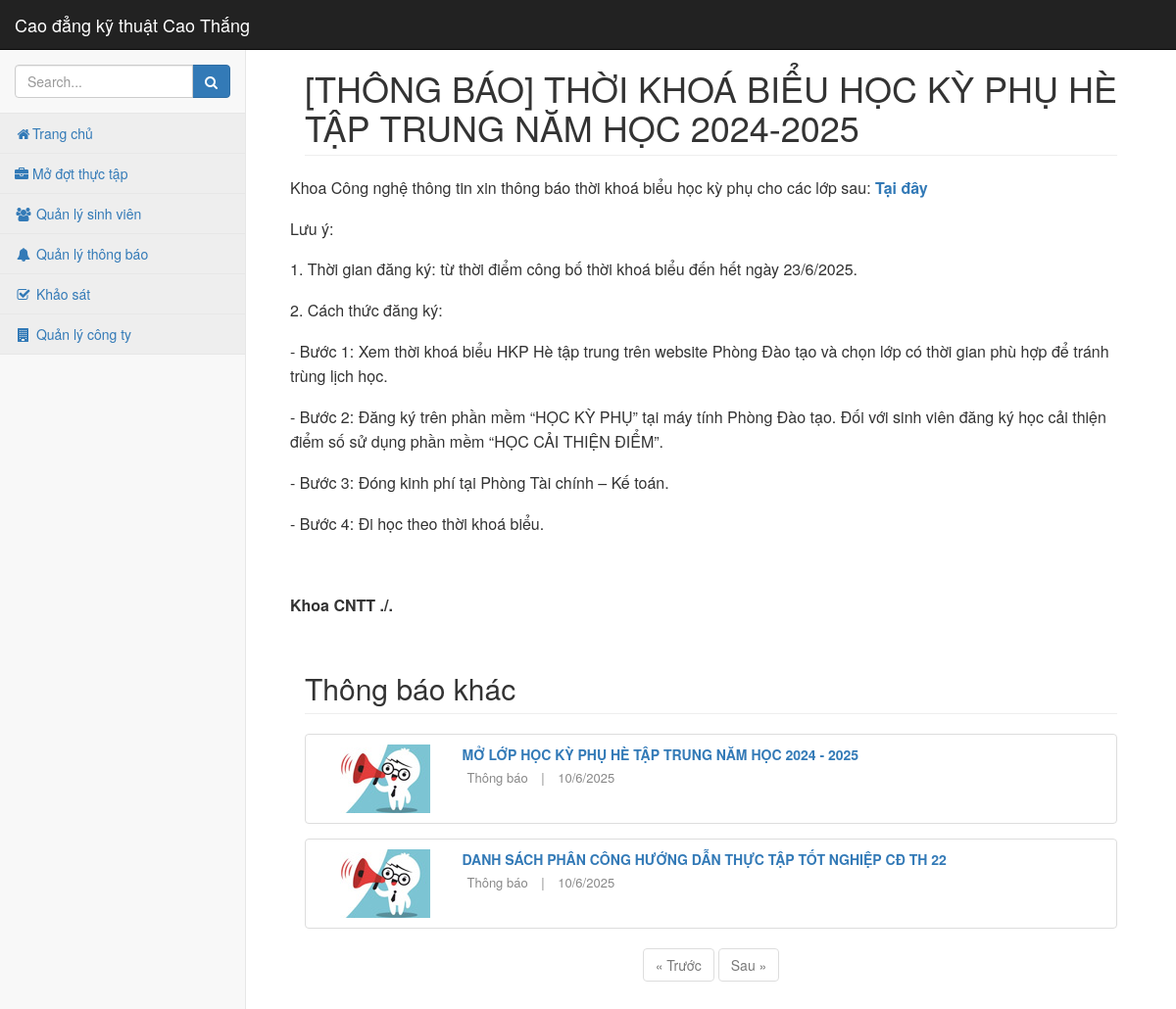
/pages/canbo/chitietthongbao?id=9, run on the app's committed database.
### tables this page shows
CREATE TABLE ThongBao (
    ID INT AUTO_INCREMENT PRIMARY KEY,
    TieuDe NVARCHAR(250),
    NoiDung TEXT,
    NgayDang DATETIME,
    ID_TaiKhoan VARCHAR(5),
    TrangThai TINYINT,
    FOREIGN KEY (ID_TaiKhoan) REFERENCES TaiKhoan(ID_TaiKhoan)
);

### pages/canbo/chitietthongbao.php (the view, shortened to what this page needs)
<?php
require_once $_SERVER['DOCUMENT_ROOT'] . "/datn/template/config.php";
$id = intval($_GET['id']);
$stmt = $conn->prepare("SELECT ID, TIEUDE, NOIDUNG ,ID_TAIKHOAN,NGAYDANG,TRANGTHAI FROM THONGBAO WHERE ID = ?");
$stmt->execute([$id]);
$thongbao = $stmt->fetch(PDO::FETCH_ASSOC);
?>
<!DOCTYPE html>
<html lang="vi">
<head>
  <?php require_once $_SERVER['DOCUMENT_ROOT'] . "/datn/template/head.php"; ?>
</head>
<body>
  <div id="wrapper">
    <?php require_once $_SERVER['DOCUMENT_ROOT'] . "/datn/template/slidebar_CanBo.php"; ?>
    <div id="page-wrapper">
      <div class="container-fluid">
        <div class="row">
          <div class="col-lg-12">
            <h1 class="page-header">[THÔNG BÁO] <?= htmlspecialchars($thongbao['TIEUDE']) ?></h1>
          </div>
        </div>
        <div class="news-content mb-4">
          <?= $thongbao['NOIDUNG'] ?>
        </div>
        <div class="row mt-5">
          <div class="col-lg-12">
            <h2 class="page-header">Thông báo khác</h2>
          </div>
        </div>
        <div class="row Notification">
          <div class="container mt-4">
            <div id="notification-list">
            </div>
            <div class="text-center" style="margin-top: 20px;">
              <button id="prevBtn" class="btn btn-default">&laquo; Trước</button>
              <button id="nextBtn" class="btn btn-default">Sau &raquo;</button>
            </div>
          </div>
        </div>
      </div>
    </div>
  </div>
</body>
</html>

### index.php (shortened to what this page needs)
<?php
$area = ["admin", "api"];
$URL = parse_url($_SERVER['REQUEST_URI'], PHP_URL_PATH);
$splitURL = explode('/', trim($URL, '/'));
if (in_array($splitURL[1], $area)) {
    if ($splitURL[1] == 'admin') {
        $_SESSION['login'] = 'test';
        require_once 'admin/index.php';
    }
    exit;
} else if ($splitURL[1] == 'pages') {
    $tempath = '';
    if ($splitURL[2] == 'canbo') {
        $tempath = 'canbo/';
    } else if ($splitURL[2] == 'giaovien') {
        $tempath = 'giaovien/';
    } else if ($splitURL[2] == 'sinhvien') {
        $tempath = 'sinhvien/';
    } else if ($splitURL[2] == 'chung') {
        $tempath = 'chung/';
    }
    if (empty($tempath)) {
        $path = 'pages/' . $tempath . $splitURL[2] . '.php';
    } else {
        $path = 'pages/' . $tempath . $splitURL[3];
        if (!str_ends_with($path, '.php')) {
            $path .= '.php';
        }
    }
    if (file_exists($path)) {
        require_once($path);
    } else {
        require_once('404.php');
    }
} else {
    require_once('404.php');
}

### template/head.php (shortened to what this page needs)
<link href="access/css/bootstrap.min.css" rel="stylesheet">
<link href="access/css/startmin.css" rel="stylesheet">
<link href="access/css/font-awesome.min.css" rel="stylesheet">
<link href="access/css/dataTables/dataTables.bootstrap.css" rel="stylesheet">
<link rel="stylesheet" href="https://cdn.datatables.net/1.13.6/css/jquery.dataTables.min.css">

### template/slidebar_CanBo.php
<nav class="navbar navbar-inverse navbar-fixed-top" role="navigation">
            <div class="navbar-header">
                <a class="navbar-brand" href="index.html">Cao đẳng kỹ thuật Cao Thắng</a>
            </div>
            <aside class="sidebar navbar-default" role="navigation">
                <div class="sidebar-nav navbar-collapse">
                    <ul class="nav" id="side-menu">
                        <li class="sidebar-search">
                            <div class="input-group custom-search-form">
                                <input type="text" class="form-control" placeholder="Search...">
                                <span class="input-group-btn">
                                    <button class="btn btn-primary" type="button">
                                        <i class="fa fa-search"></i>
                                    </button>
                                </span>
                            </div>
                        </li>
                        <li>
                            <a href="pages/canbo/trangchu" class="active"><i class="fa fa-home fa-fw"></i>Trang chủ</a>
                        </li>
                        <li>
                            <a href="pages/canbo/modotthuctap" class="active"><i class="fa fa-briefcase"></i> Mở đợt thực tập</a>
                        </li>
                        <li>
                            <a href="pages/canbo/quanlydanhsachsinhvien" class="active"><i class="fa fa-users fa-fw"></i> Quản lý sinh viên</a>
                        </li>
                        <li>
                            <a href="pages/canbo/quanlythongbao" class="active"><i class="fa fa-bell fa-fw"></i> Quản lý thông báo</a>
                        </li>
                        <li>
                            <a href="pages/canbo/khaosat" class="active"><i class="fa fa-check-square-o fa-fw"></i> Khảo sát</a>
                        </li>
                        <li>
                            <a href="pages/canbo/quanlycongty" class="active"><i class="fa fa-building fa-fw"></i> Quản lý công ty</a>
                        </li>
                    </ul>
                </div>
            </aside>
        </nav>

### access/css/startmin.css (style rules this page uses)
body { background-color: #f8f8f8; }
#wrapper { width: 100%; }
#page-wrapper { padding-top: 30px; min-height: 568px; background-color: #fff; }
@media (min-width:768px) { #page-wrapper { position: inherit; margin-left: 250px; padding: 30px 15px 0 15px; border-left: 1px solid #e7e7e7; } }
.navbar-header { float: left; }
.sidebar .sidebar-nav.navbar-collapse { padding-right: 0; padding-left: 0; }
.sidebar .sidebar-search { padding: 15px; }
.sidebar ul li { border-bottom: 1px solid #e7e7e7; }
.sidebar ul li a.active { background-color: #eee; }
@media (min-width:768px) { .sidebar { z-index: 1; position: absolute; width: 250px; margin-top: 51px; } }

### template/head.php (style rules this page uses)
#page-wrapper { padding: 30px; min-height: 100vh; box-sizing: border-box; max-height: 100%; }

### pages/canbo/chitietthongbao.php (style rules this page uses)
.news-content p, .news-content ul, .news-content ol { font-size: 16px; line-height: 1.6; margin-bottom: 1em; }
#notification-list { transition: opacity 0.5s ease; opacity: 1; }
.container, .container-fluid, #wrapper, #page-wrapper { max-width: 100%; overflow-x: hidden; }
.row { margin-left: 0; margin-right: 0; }

### data on the page
thongbao: TieuDe "THỜI KHOÁ BIỂU HỌC KỲ PHỤ HÈ TẬP TRUNG NĂM HỌC 2024-2025", NoiDung "Khoa Công nghệ thông tin xin thông báo thời khoá biểu học kỳ phụ cho các lớp sau: Tại đây Lưu ý: 1. Thời gian đăng ký: từ thời điểm công bố thời khoá biểu đến hết ngày 23/6/2025. 2. Cách thức đăng ký: - Bước 1: Xem thời khoá biểu HKP Hè tập trung trên website Phòng Đào tạo và chọn lớp có thời gian phù hợp để tránh trùng lịch học. - Bước 2: Đăng ký trên phần mềm “HỌC KỲ PHỤ” tại máy tính Phòng Đào tạo. Đối với sinh viên đăng ký học cải thiện điểm số sử dụng phần mềm “HỌC CẢI THIỆN ĐIỂM”. - Bước 3: Đóng kinh phí tại Phòng Tài chính – Kế toán. - Bước 4: Đi học theo thời khoá biểu. Khoa CNTT ./."
